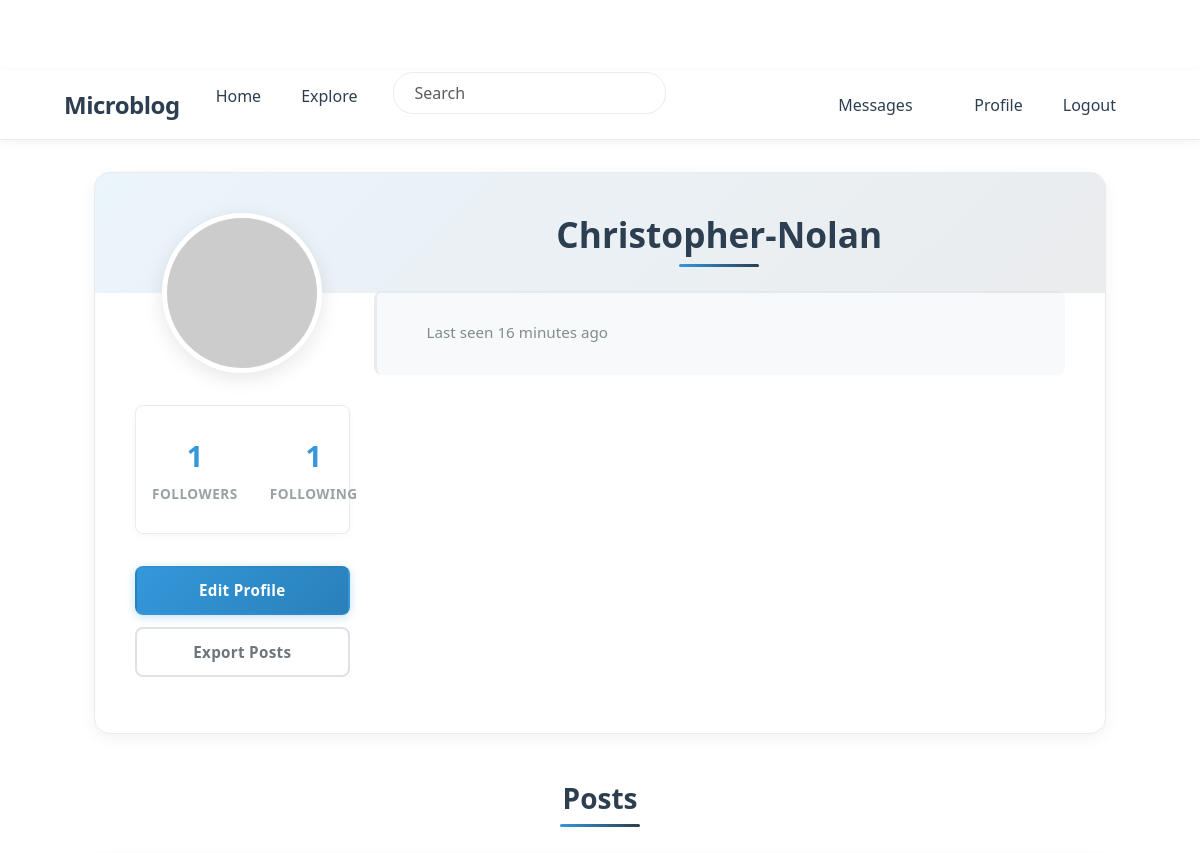
Before: /user/Christopher-Nolan (signed in, upper part) with the older database file.
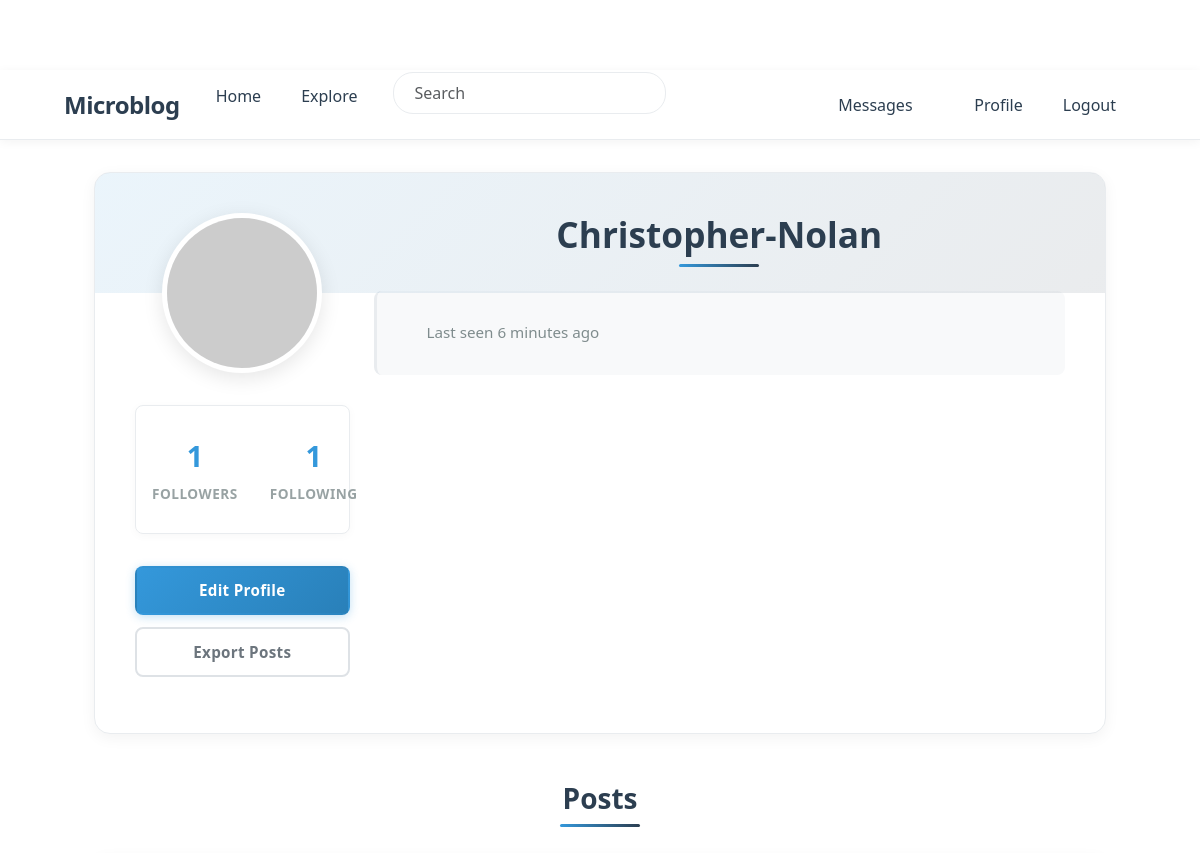
After: the same page with the newer database file.
### app/models.py (models this page shows, shortened)
class PaginatedAPIMixin(object):
    @staticmethod
    def to_collection_dict(query, page, per_page, endpoint, **kwargs):
        resources = db.paginate(query, page=page, per_page=per_page,
                                error_out=False)
        data = {
            'items': [item.to_dict() for item in resources.items],
            '_meta': {
                'page': page,
                'per_page': per_page,
                'total_pages': resources.pages,
                'total_items': resources.total
            },
            '_links': {
                'self': url_for(endpoint, page=page, per_page=per_page,
                                **kwargs),
                'next': url_for(endpoint, page=page + 1, per_page=per_page,
                                **kwargs) if resources.has_next else None,
                'prev': url_for(endpoint, page=page - 1, per_page=per_page,
                                **kwargs) if resources.has_prev else None
            }
        }
        return data

class User(PaginatedAPIMixin, UserMixin, db.Model):
    id: so.Mapped[int] = so.mapped_column(primary_key=True)
    username: so.Mapped[str] = so.mapped_column(sa.String(64), index=True,
                                                unique=True)
    email: so.Mapped[str] = so.mapped_column(sa.String(120), index=True,
                                             unique=True)
    password_hash: so.Mapped[Optional[str]] = so.mapped_column(sa.String(256))
    about_me: so.Mapped[Optional[str]] = so.mapped_column(sa.String(140))
    last_seen: so.Mapped[Optional[datetime]] = so.mapped_column(
        default=lambda: datetime.now(timezone.utc))
    last_message_read_time: so.Mapped[Optional[datetime]]
    token: so.Mapped[Optional[str]] = so.mapped_column(
        sa.String(32), index=True, unique=True)
    token_expiration: so.Mapped[Optional[datetime]]
    posts: so.WriteOnlyMapped['Post'] = so.relationship(
        back_populates='author')
    following: so.WriteOnlyMapped['User'] = so.relationship(
        secondary=followers, primaryjoin=(followers.c.follower_id == id),
        secondaryjoin=(followers.c.followed_id == id),
        back_populates='followers')
    followers: so.WriteOnlyMapped['User'] = so.relationship(
        secondary=followers, primaryjoin=(followers.c.followed_id == id),
        secondaryjoin=(followers.c.follower_id == id),
        back_populates='following')
    messages_sent: so.WriteOnlyMapped['Message'] = so.relationship(
        foreign_keys='Message.sender_id', back_populates='author')
    messages_received: so.WriteOnlyMapped['Message'] = so.relationship(
        foreign_keys='Message.recipient_id', back_populates='recipient')
    notifications: so.WriteOnlyMapped['Notification'] = so.relationship(
        back_populates='user')
    tasks: so.WriteOnlyMapped['Task'] = so.relationship(back_populates='user')
    def avatar(self, size):
        digest = md5(self.email.lower().encode('utf-8')).hexdigest()
        return f'https://www.gravatar.com/avatar/{digest}?d=identicon&s={size}'
    def followers_count(self):
        query = sa.select(sa.func.count()).select_from(
            self.followers.select().subquery())
        return db.session.scalar(query)
    def following_count(self):
        query = sa.select(sa.func.count()).select_from(
            self.following.select().subquery())
        return db.session.scalar(query)
    def unread_message_count(self):
        last_read_time = self.last_message_read_time or datetime(1900, 1, 1)
        query = sa.select(Message).where(Message.recipient == self,
                                         Message.timestamp > last_read_time)
        return db.session.scalar(sa.select(sa.func.count()).select_from(
            query.subquery()))
    def get_tasks_in_progress(self):
        query = self.tasks.select().where(Task.complete == False)
        return db.session.scalars(query)
    def get_task_in_progress(self, name):
        query = self.tasks.select().where(Task.name == name,
                                          Task.complete == False)
        return db.session.scalar(query)

### app/main/routes.py (the view)
@bp.route('/user/<username>')
@login_required
def user(username):
    user = db.first_or_404(sa.select(User).where(User.username == username))
    page = request.args.get('page', 1, type=int)
    query = user.posts.select().order_by(Post.timestamp.desc())
    posts = db.paginate(query, page=page,
                        per_page=current_app.config['POSTS_PER_PAGE'],
                        error_out=False)
    next_url = url_for('main.user', username=user.username,
                       page=posts.next_num) if posts.has_next else None
    prev_url = url_for('main.user', username=user.username,
                       page=posts.prev_num) if posts.has_prev else None
    form = EmptyForm()
    return render_template('user.html', user=user, posts=posts.items,
                           next_url=next_url, prev_url=prev_url, form=form)

### app/main/forms.py
class SearchForm(FlaskForm):
    q = StringField(_l('Search'), validators=[DataRequired()])
    def __init__(self, *args, **kwargs):
        if 'formdata' not in kwargs:
            kwargs['formdata'] = request.args
        if 'meta' not in kwargs:
            kwargs['meta'] = {'csrf': False}
        super(SearchForm, self).__init__(*args, **kwargs)

class EmptyForm(FlaskForm):
    submit = SubmitField('Submit')

### app/__init__.py (called while the page is built)
def get_locale():
    return request.accept_languages.best_match(current_app.config['LANGUAGES'])

### app/main/routes.py (called while the page is built)
@bp.before_app_request
def before_request():
    if current_user.is_authenticated:
        current_user.last_seen = datetime.now(timezone.utc)
        db.session.commit()
        g.search_form = SearchForm()
    g.locale = str(get_locale())

### app/models.py (called while the page is built)
@login.user_loader
def load_user(id):
    return db.session.get(User, int(id))

    @classmethod
    def before_commit(cls, session):
        session._changes = {
            'add': list(session.new),
            'update': list(session.dirty),
            'delete': list(session.deleted)
        }

    @classmethod
    def after_commit(cls, session):
        try:
            for obj in session._changes['add']:
                if isinstance(obj, SearchableMixin):
                    add_to_index(obj.__tablename__, obj)
            for obj in session._changes['update']:
                if isinstance(obj, SearchableMixin):
                    add_to_index(obj.__tablename__, obj)
            for obj in session._changes['delete']:
                if isinstance(obj, SearchableMixin):
                    remove_from_index(obj.__tablename__, obj)
        except Exception as e:
            current_app.logger.error(f'Error in after_commit: {e}')
        finally:
            session._changes = None

### app/templates/user.html (shortened to what this page needs)
{% extends "base.html" %}
{% block content %}
<div class="container">
    <div class="profile-container">
        <div class="row">
            <div class="col-md-3 text-center">
                <img src="{{ user.avatar(200) }}" class="profile-avatar" alt="{{ user.username }}'s avatar">
                <div class="profile-stats">
                    <div class="stat-item">
                        <span class="stat-value">{{ user.followers_count() }}</span>
                        <span class="stat-label">{{ _('Followers') }}</span>
                    </div>
                    <div class="stat-item">
                        <span class="stat-value">{{ user.following_count() }}</span>
                        <span class="stat-label">{{ _('Following') }}</span>
                    </div>
                </div>
                <div class="profile-actions">
                    {% if user == current_user %}
                        <a href="{{ url_for('main.edit_profile') }}" class="btn btn-edit">
                            {{ _('Edit Profile') }}
                        </a>
                        {% if not current_user.get_task_in_progress('export_posts') %}
                        <a href="{{ url_for('main.export_posts') }}" class="btn btn-outline-secondary">
                            {{ _('Export Posts') }}
                        </a>
                        {% endif %}
                    {% elif not current_user.is_following(user) %}
                        <form action="{{ url_for('main.follow', username=user.username) }}" method="post" class="d-inline">
                            {{ form.hidden_tag() }}
                            <button type="submit" class="btn btn-primary">{{ _('Follow') }}</button>
                        </form>
                    {% else %}
                        <form action="{{ url_for('main.unfollow', username=user.username) }}" method="post" class="d-inline">
                            {{ form.hidden_tag() }}
                            <button type="submit" class="btn btn-outline-secondary">{{ _('Following') }}</button>
                        </form>
                    {% endif %}
                </div>
            </div>
            <div class="col-md-9">
                <h1 class="profile-username">{{ user.username }}</h1>
                <div class="profile-meta">
                    {% if user.last_seen %}
                    <p> {{ _('Last seen') }} {{ moment(user.last_seen).fromNow() }}</p>
                    {% endif %}
                </div>
            </div>
        </div>
    </div>
    <h2 class="posts-header">{{ _('Posts') }}</h2>
{% endblock %}

### app/templates/base.html (shortened to what this page needs)
<!doctype html>
<html lang="en">
  <head>
    <link
        href="https://cdn.jsdelivr.net/npm/bootstrap@5.3.2/dist/css/bootstrap.min.css"
        rel="stylesheet"
>
    <link rel="stylesheet" href="{{ url_for('static', filename='css/styles.css') }}">
  </head>
  <body>
    <nav class="navbar navbar-expand-lg bg-body-tertiary">
      <div class="container">
        <a class="navbar-brand" href="{{ url_for('main.index') }}">Microblog</a>
        <div class="collapse navbar-collapse" id="navbarSupportedContent">
          <ul class="navbar-nav me-auto mb-2 mb-lg-0">
            <li class="nav-item">
              <a class="nav-link" aria-current="page" href="{{ url_for('main.index') }}">{{ _('Home') }}</a>
            </li>
            <li class="nav-item">
              <a class="nav-link" aria-current="page" href="{{ url_for('main.explore') }}">{{ _('Explore') }}</a>
            </li>
            {% if g.search_form %}
            <form class="navbar-form navbar-left" method="get" action="{{ url_for('main.search') }}">
                <div class="form-group">
                    {{ g.search_form.q(size=20, class='form-control', placeholder=g.search_form.q.label.text) }}
                </div>
            </form>
            {% endif %}
          </ul>
          <ul class="navbar-nav mb-2 mb-lg-0">
            {% if current_user.is_anonymous %}
            <li class="nav-item">
              <a class="nav-link" aria-current="page" href="{{ url_for('auth.login') }}">{{ _('Login') }}</a>
            </li>
            {% else %}
            <li class="nav-item">
              <a class="nav-link" aria-current="page" href="{{ url_for('main.messages') }}">{{ _('Messages') }}
                {% set unread_message_count = current_user.unread_message_count() %}
              </a>
            </li>
            <li class="nav-item">
              <a class="nav-link" aria-current="page" href="{{ url_for('main.user', username=current_user.username) }}">{{ _('Profile') }}</a>
            </li>
            <li class="nav-item">
              <a class="nav-link" aria-current="page" href="{{ url_for('auth.logout') }}">{{ _('Logout') }}</a>
            </li>
            {% endif %}
          </ul>
        </div>
      </div>
    </nav>
    <div class="container mt-3">
      {% block content %}{% endblock %}
    </div>
  </body>
</html>

### app/static/css/styles.css (style rules this page uses)
:root { --primary-color: #3498db; --primary-hover: #2980b9; --success-color: #2ecc71; --success-hover: #27ae60; --text-color: #2c3e50; --text-secondary: #7f8c8d; --border-color: #e9ecef; --card-shadow: 0 4px 15px rgba(0, 0, 0, 0.05); --transition: all 0.25s ease; --nav-height: 70px; --container-padding: 2rem; }
.profile-container { background: #fff; border-radius: 16px; box-shadow: var(--card-shadow); padding: 2.5rem; margin: 2rem 0; border: 1px solid var(--border-color); position: relative; overflow: hidden; }
.profile-container::before { content: ''; position: absolute; top: 0; left: 0; right: 0; height: 120px; background: linear-gradient(135deg, var(--primary-color), #2c3e50); z-index: 0; opacity: 0.1; }
.profile-avatar { width: 160px; height: 160px; border-radius: 50%; object-fit: cover; border: 5px solid #fff; box-shadow: 0 5px 20px rgba(0, 0, 0, 0.1); margin: 0 auto 1.5rem; display: block; transition: var(--transition); background: #f8f9fa; position: relative; z-index: 1; }
.profile-username { font-size: 2.2rem; font-weight: 700; color: var(--text-color); margin: 0 0 0.5rem; text-align: center; position: relative; padding-bottom: 0.75rem; }
.profile-username::after { content: ''; position: absolute; bottom: 0; left: 50%; transform: translateX(-50%); width: 80px; height: 3px; background: linear-gradient(90deg, var(--primary-color), #2c3e50); border-radius: 3px; }
.profile-meta { color: var(--text-secondary); font-size: 0.95rem; line-height: 1.8; margin: 1.5rem 0; padding: 1.25rem; background: #f8f9fa; border-radius: 8px; border-left: 3px solid var(--border-color); }
.profile-meta p { margin: 0.5rem 0; display: flex; align-items: center; }
.profile-stats { display: flex; justify-content: space-around; margin: 2rem 0; padding: 1.25rem 0; background: #fff; border-radius: 8px; box-shadow: 0 2px 10px rgba(0, 0, 0, 0.03); border: 1px solid var(--border-color); }
.stat-item { text-align: center; padding: 0.5rem 1rem; transition: var(--transition); border-radius: 6px; }
.stat-value { font-size: 1.8rem; font-weight: 700; color: var(--primary-color); display: block; margin-bottom: 0.25rem; font-family: 'Segoe UI', Tahoma, Geneva, Verdana, sans-serif; }
.stat-label { font-size: 0.85rem; color: var(--text-secondary); text-transform: uppercase; letter-spacing: 0.5px; font-weight: 600; opacity: 0.8; }
.profile-actions { margin: 2rem 0 1rem; display: flex; flex-direction: column; gap: 0.75rem; }
.btn-edit, .btn-message, .btn-outline-secondary { width: 100%; padding: 0.7rem 1rem; border-radius: 8px; font-weight: 600; text-align: center; transition: var(--transition); display: inline-flex; align-items: center; justify-content: center; text-decoration: none; font-size: 0.95rem; letter-spacing: 0.3px; border: 2px solid transparent; }
.btn-edit { background: linear-gradient(135deg, var(--primary-color), var(--primary-hover)); color: white; box-shadow: 0 2px 10px rgba(52, 152, 219, 0.3); }
.btn-outline-secondary { background: transparent; color: #6c757d; border: 2px solid #dee2e6; }
.posts-header { font-size: 1.75rem; font-weight: 700; color: var(--text-color); margin: 3rem 0 1.75rem; position: relative; text-align: center; padding-bottom: 0.75rem; }
.posts-header::after { content: ''; position: absolute; bottom: 0; left: 50%; transform: translateX(-50%); width: 80px; height: 3px; background: linear-gradient(90deg, var(--primary-color), #2c3e50); border-radius: 3px; }
.navbar { height: var(--nav-height); background-color: #fff !important; box-shadow: 0 2px 10px rgba(0, 0, 0, 0.05); padding: 0.5rem var(--container-padding); position: sticky; top: 0; z-index: 1030; border-bottom: 1px solid var(--border-color); }
.navbar-brand { font-weight: 700; font-size: 1.5rem; color: var(--text-color) !important; letter-spacing: -0.5px; padding: 0.5rem 0; }
.nav-link { font-weight: 500; color: var(--text-color) !important; padding: 0.75rem 1rem !important; margin: 0 0.25rem; border-radius: 8px; transition: var(--transition); }
.navbar-form { margin: 0 1rem; flex-grow: 1; max-width: 400px; }
.navbar-form .form-control { border-radius: 20px; padding: 0.5rem 1.25rem; border: 1px solid var(--border-color); transition: var(--transition); width: 100%; }
.form-group { margin-bottom: 1.5rem; }
.form-control, .form-select { border: 1px solid var(--border-color); border-radius: 8px; padding: 0.75rem 1rem; transition: var(--transition); font-size: 1rem; }
body { padding-top: var(--nav-height); }
.container { padding: 0 var(--container-padding); }

Changed rows visible on the page:
changed User "Christopher-Nolan": last_seen "16 minutes ago" → "6 minutes ago"
